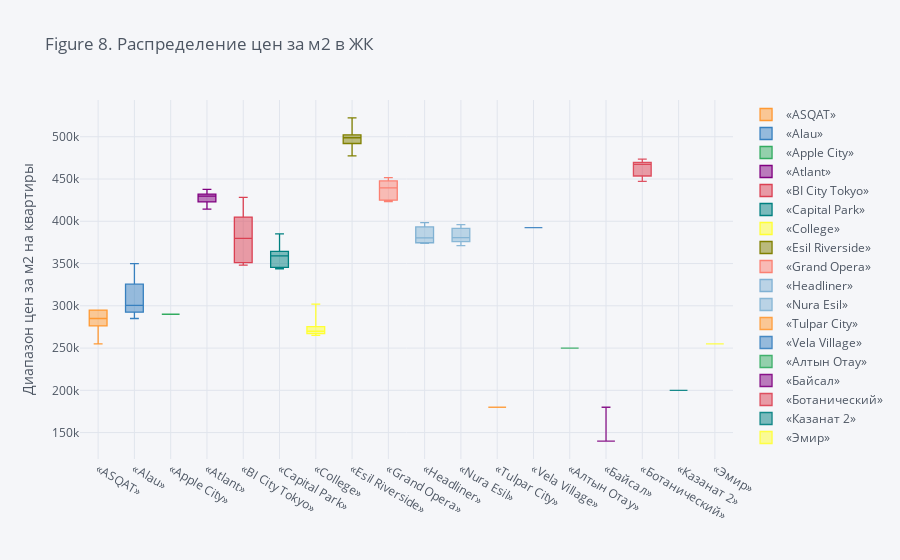

The cell this chart's notebook holds for it:
### Markdown cell above
#### Читаем график:
 1. ЖК "Алау"  пример нормального распределения ( по графику одинаковые усы и медиана в центре прямоугольника, однако там всего 4 объявления)
 2. 75% квартир застройщика "АстанаТехСтрой" имеют цену меньше 42 млн тенге
 3. 25% квартир застройщика "Asti Group" имеют цену выше 20 млн тенге
 4. За 20 млн тенге можно рассмотерть квартиры всех застрощиков, кроме "AIZ QURYLYS TOO","Береке Курылыс 2030" и " ЖСК Жануя Инвест"

### Code cell
df.pivot(columns='ЖК', values='Цена за м2').iplot(
        kind='box',
        yTitle='Диапазон цен за м2 на квартиры',
        title='Figure 8. Распределение цен за м2 в ЖК')
hide_toggle()

### Figure 1 — Plotly figure (JSON) as saved in the notebook; plotly's stock layout.template omitted (floating-point values rounded to 4 significant figures; data arrays with more than 128 entries replaced by an {"elided": "..."} marker saying what was removed)
{"data": [{"boxpoints": false, "line": {"width": 1.3}, "marker": {"color": "rgba(255, 153, 51, 1.0)"}, "name": "«ASQAT»", "orientation": "v", "type": "box", "y": {"elided": "167 float values"}}, {"boxpoints": false, "line": {"width": 1.3}, "marker": {"color": "rgba(55, 128, 191, 1.0)"}, "name": "«Alau»", "orientation": "v", "type": "box", "y": {"elided": "167 float values"}}, {"boxpoints": false, "line": {"width": 1.3}, "marker": {"color": "rgba(50, 171, 96, 1.0)"}, "name": "«Apple City»", "orientation": "v", "type": "box", "y": {"elided": "167 int values"}}, {"boxpoints": false, "line": {"width": 1.3}, "marker": {"color": "rgba(128, 0, 128, 1.0)"}, "name": "«Atlant»", "orientation": "v", "type": "box", "y": {"elided": "167 float values"}}, {"boxpoints": false, "line": {"width": 1.3}, "marker": {"color": "rgba(219, 64, 82, 1.0)"}, "name": "«BI City Tokyo»", "orientation": "v", "type": "box", "y": {"elided": "167 float values"}}, {"boxpoints": false, "line": {"width": 1.3}, "marker": {"color": "rgba(0, 128, 128, 1.0)"}, "name": "«Capital Park»", "orientation": "v", "type": "box", "y": {"elided": "167 int values"}}, {"boxpoints": false, "line": {"width": 1.3}, "marker": {"color": "rgba(255, 255, 51, 1.0)"}, "name": "«College»", "orientation": "v", "type": "box", "y": {"elided": "167 float values"}}, {"boxpoints": false, "line": {"width": 1.3}, "marker": {"color": "rgba(128, 128, 0, 1.0)"}, "name": "«Esil Riverside»", "orientation": "v", "type": "box", "y": {"elided": "167 float values"}}, {"boxpoints": false, "line": {"width": 1.3}, "marker": {"color": "rgba(251, 128, 114, 1.0)"}, "name": "«Grand Opera»", "orientation": "v", "type": "box", "y": {"elided": "167 float values"}}, {"boxpoints": false, "line": {"width": 1.3}, "marker": {"color": "rgba(128, 177, 211, 1.0)"}, "name": "«Headliner»", "orientation": "v", "type": "box", "y": {"elided": "167 float values"}}, {"boxpoints": false, "line": {"width": 1.3}, "marker": {"color": "rgba(128, 177, 211, 0.8999999999999999)"}, "name": "«Nura Esil»", "orientation": "v", "type": "box", "y": {"elided": "167 float values"}}, {"boxpoints": false, "line": {"width": 1.3}, "marker": {"color": "rgba(255, 153, 51, 0.8999999999999999)"}, "name": "«Tulpar City»", "orientation": "v", "type": "box", "y": {"elided": "167 int values"}}, {"boxpoints": false, "line": {"width": 1.3}, "marker": {"color": "rgba(55, 128, 191, 0.8999999999999999)"}, "name": "«Vela Village»", "orientation": "v", "type": "box", "y": {"elided": "167 int values"}}, {"boxpoints": false, "line": {"width": 1.3}, "marker": {"color": "rgba(50, 171, 96, 0.8999999999999999)"}, "name": "«Алтын Отау»", "orientation": "v", "type": "box", "y": {"elided": "167 float values"}}, {"boxpoints": false, "line": {"width": 1.3}, "marker": {"color": "rgba(128, 0, 128, 0.8999999999999999)"}, "name": "«Байсал»", "orientation": "v", "type": "box", "y": {"elided": "167 int values"}}, {"boxpoints": false, "line": {"width": 1.3}, "marker": {"color": "rgba(219, 64, 82, 0.8999999999999999)"}, "name": "«Ботанический»", "orientation": "v", "type": "box", "y": {"elided": "167 float values"}}, {"boxpoints": false, "line": {"width": 1.3}, "marker": {"color": "rgba(0, 128, 128, 0.8999999999999999)"}, "name": "«Казанат 2»", "orientation": "v", "type": "box", "y": {"elided": "167 int values"}}, {"boxpoints": false, "line": {"width": 1.3}, "marker": {"color": "rgba(255, 255, 51, 0.8999999999999999)"}, "name": "«Эмир»", "orientation": "v", "type": "box", "y": {"elided": "167 float values"}}], "layout": {"legend": {"bgcolor": "#F5F6F9", "font": {"color": "#4D5663"}}, "paper_bgcolor": "#F5F6F9", "plot_bgcolor": "#F5F6F9", "title": {"font": {"color": "#4D5663"}, "text": "Figure 8. Распределение цен за м2 в ЖК"}, "xaxis": {"gridcolor": "#E1E5ED", "showgrid": true, "tickfont": {"color": "#4D5663"}, "title": {"font": {"color": "#4D5663"}, "text": ""}, "zerolinecolor": "#E1E5ED"}, "yaxis": {"gridcolor": "#E1E5ED", "showgrid": true, "tickfont": {"color": "#4D5663"}, "title": {"font": {"color": "#4D5663"}, "text": "Диапазон цен за м2 на квартиры"}, "zerolinecolor": "#E1E5ED"}}}
